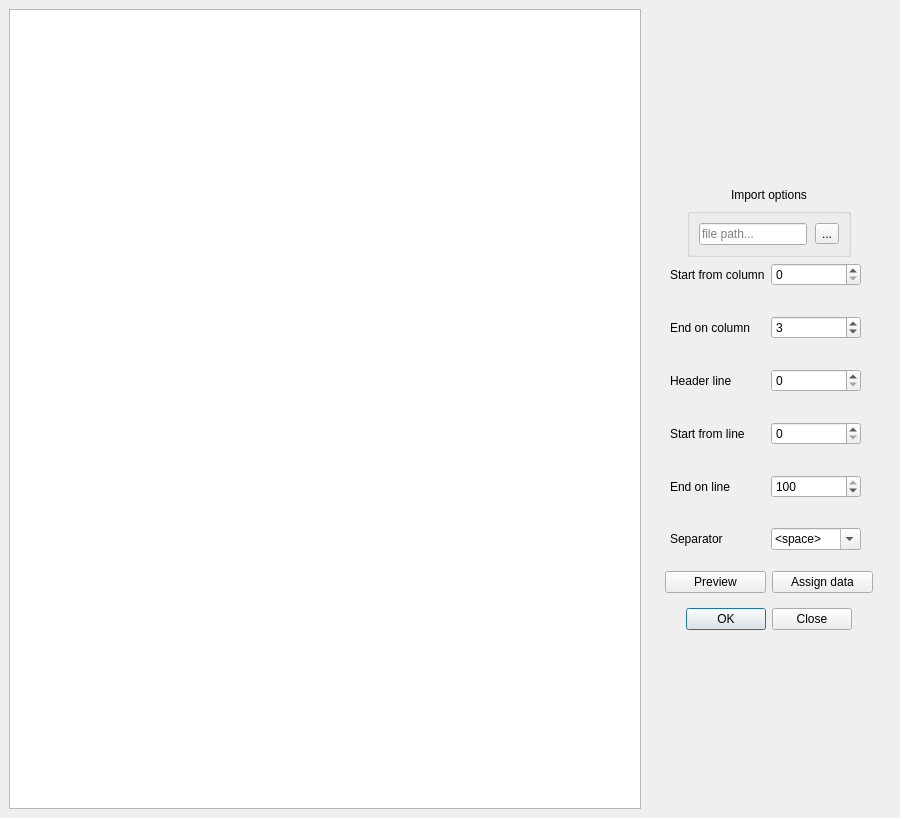
<?xml version="1.0" encoding="UTF-8"?>
<ui version="4.0">
 <class>ImportOptionsWindow</class>
 <widget class="QMainWindow" name="ImportOptionsWindow">
  <property name="geometry">
   <rect>
    <x>0</x>
    <y>0</y>
    <width>900</width>
    <height>818</height>
   </rect>
  </property>
  <property name="sizePolicy">
   <sizepolicy hsizetype="MinimumExpanding" vsizetype="MinimumExpanding">
    <horstretch>0</horstretch>
    <verstretch>0</verstretch>
   </sizepolicy>
  </property>
  <property name="minimumSize">
   <size>
    <width>900</width>
    <height>690</height>
   </size>
  </property>
  <property name="maximumSize">
   <size>
    <width>16777215</width>
    <height>16777215</height>
   </size>
  </property>
  <property name="baseSize">
   <size>
    <width>900</width>
    <height>600</height>
   </size>
  </property>
  <property name="windowTitle">
   <string>Import options</string>
  </property>
  <widget class="QWidget" name="centralwidget">
   <property name="enabled">
    <bool>true</bool>
   </property>
   <property name="sizePolicy">
    <sizepolicy hsizetype="MinimumExpanding" vsizetype="MinimumExpanding">
     <horstretch>0</horstretch>
     <verstretch>0</verstretch>
    </sizepolicy>
   </property>
   <property name="minimumSize">
    <size>
     <width>900</width>
     <height>600</height>
    </size>
   </property>
   <property name="maximumSize">
    <size>
     <width>16777215</width>
     <height>16777215</height>
    </size>
   </property>
   <property name="baseSize">
    <size>
     <width>900</width>
     <height>600</height>
    </size>
   </property>
   <property name="contextMenuPolicy">
    <enum>Qt::DefaultContextMenu</enum>
   </property>
   <layout class="QHBoxLayout" name="horizontalLayout">
    <item>
     <widget class="QTableView" name="dataView"/>
    </item>
    <item>
     <widget class="QWidget" name="OptionsWidget" native="true">
      <property name="sizePolicy">
       <sizepolicy hsizetype="Fixed" vsizetype="Fixed">
        <horstretch>0</horstretch>
        <verstretch>0</verstretch>
       </sizepolicy>
      </property>
      <property name="baseSize">
       <size>
        <width>0</width>
        <height>0</height>
       </size>
      </property>
      <layout class="QVBoxLayout" name="OptionsLayout">
       <item alignment="Qt::AlignHCenter">
        <widget class="QLabel" name="OptionsLabel">
         <property name="sizePolicy">
          <sizepolicy hsizetype="Fixed" vsizetype="Fixed">
           <horstretch>0</horstretch>
           <verstretch>0</verstretch>
          </sizepolicy>
         </property>
         <property name="text">
          <string>Import options</string>
         </property>
        </widget>
       </item>
       <item alignment="Qt::AlignHCenter">
        <widget class="QGroupBox" name="ImportGroupBox">
         <property name="sizePolicy">
          <sizepolicy hsizetype="Fixed" vsizetype="Expanding">
           <horstretch>0</horstretch>
           <verstretch>0</verstretch>
          </sizepolicy>
         </property>
         <property name="flat">
          <bool>false</bool>
         </property>
         <property name="checkable">
          <bool>false</bool>
         </property>
         <layout class="QHBoxLayout" name="horizontalLayout_3">
          <property name="spacing">
           <number>8</number>
          </property>
          <item>
           <widget class="QLineEdit" name="PathlineEdit">
            <property name="sizePolicy">
             <sizepolicy hsizetype="Maximum" vsizetype="Fixed">
              <horstretch>0</horstretch>
              <verstretch>0</verstretch>
             </sizepolicy>
            </property>
            <property name="maxLength">
             <number>32767</number>
            </property>
            <property name="placeholderText">
             <string>file path...</string>
            </property>
            <property name="clearButtonEnabled">
             <bool>false</bool>
            </property>
           </widget>
          </item>
          <item>
           <widget class="QToolButton" name="PathtoolButton">
            <property name="text">
             <string>...</string>
            </property>
           </widget>
          </item>
         </layout>
        </widget>
       </item>
       <item>
        <layout class="QFormLayout" name="formLayout">
         <property name="sizeConstraint">
          <enum>QLayout::SetDefaultConstraint</enum>
         </property>
         <property name="horizontalSpacing">
          <number>6</number>
         </property>
         <property name="verticalSpacing">
          <number>30</number>
         </property>
         <property name="leftMargin">
          <number>14</number>
         </property>
         <property name="rightMargin">
          <number>21</number>
         </property>
         <property name="bottomMargin">
          <number>6</number>
         </property>
         <item row="0" column="0">
          <widget class="QLabel" name="StartColLabel">
           <property name="text">
            <string>Start from column</string>
           </property>
          </widget>
         </item>
         <item row="0" column="1">
          <widget class="QSpinBox" name="StartColspinBox">
           <property name="singleStep">
            <number>1</number>
           </property>
           <property name="value">
            <number>0</number>
           </property>
          </widget>
         </item>
         <item row="1" column="0">
          <widget class="QLabel" name="EndColLabel">
           <property name="text">
            <string>End on column</string>
           </property>
          </widget>
         </item>
         <item row="1" column="1">
          <widget class="QSpinBox" name="EndColspinBox">
           <property name="value">
            <number>3</number>
           </property>
          </widget>
         </item>
         <item row="2" column="0">
          <widget class="QLabel" name="HeaderRowLabel">
           <property name="text">
            <string>Header line</string>
           </property>
          </widget>
         </item>
         <item row="2" column="1">
          <widget class="QSpinBox" name="HeaderspinBox">
           <property name="value">
            <number>0</number>
           </property>
          </widget>
         </item>
         <item row="3" column="0">
          <widget class="QLabel" name="StartOnLabel">
           <property name="text">
            <string>Start from line</string>
           </property>
          </widget>
         </item>
         <item row="3" column="1">
          <widget class="QSpinBox" name="StartRowspinBox">
           <property name="value">
            <number>0</number>
           </property>
          </widget>
         </item>
         <item row="4" column="0">
          <widget class="QLabel" name="EndOnLabel">
           <property name="text">
            <string>End on line</string>
           </property>
          </widget>
         </item>
         <item row="4" column="1">
          <widget class="QSpinBox" name="EndRowspinBox">
           <property name="minimum">
            <number>-1</number>
           </property>
           <property name="maximum">
            <number>100</number>
           </property>
           <property name="value">
            <number>100</number>
           </property>
          </widget>
         </item>
         <item row="5" column="0">
          <widget class="QLabel" name="SeparatoLabel">
           <property name="text">
            <string>Separator</string>
           </property>
          </widget>
         </item>
         <item row="5" column="1">
          <widget class="QComboBox" name="SeparatorcomboBox">
           <property name="editable">
            <bool>true</bool>
           </property>
           <property name="currentText">
            <string>&lt;space&gt;</string>
           </property>
           <property name="placeholderText">
            <string/>
           </property>
           <item>
            <property name="text">
             <string>&lt;space&gt;</string>
            </property>
           </item>
           <item>
            <property name="text">
             <string>&lt;comma&gt;</string>
            </property>
           </item>
           <item>
            <property name="text">
             <string>&lt;semi-col&gt;</string>
            </property>
           </item>
           <item>
            <property name="text">
             <string>&lt;tab&gt;</string>
            </property>
           </item>
          </widget>
         </item>
        </layout>
       </item>
       <item>
        <widget class="QWidget" name="DataGroup" native="true">
         <layout class="QHBoxLayout" name="DataLayout">
          <item>
           <widget class="QPushButton" name="PreviewButton">
            <property name="text">
             <string>Preview</string>
            </property>
           </widget>
          </item>
          <item>
           <widget class="QPushButton" name="assignDataButton">
            <property name="text">
             <string>Assign data</string>
            </property>
           </widget>
          </item>
         </layout>
        </widget>
       </item>
       <item>
        <widget class="QDialogButtonBox" name="ConfirmBox">
         <property name="standardButtons">
          <set>QDialogButtonBox::Close|QDialogButtonBox::Ok</set>
         </property>
         <property name="centerButtons">
          <bool>true</bool>
         </property>
        </widget>
       </item>
      </layout>
     </widget>
    </item>
   </layout>
  </widget>
  <widget class="QMenuBar" name="menubar">
   <property name="geometry">
    <rect>
     <x>0</x>
     <y>0</y>
     <width>900</width>
     <height>22</height>
    </rect>
   </property>
  </widget>
  <action name="actionImport">
   <property name="text">
    <string>Import</string>
   </property>
  </action>
 </widget>
 <resources/>
 <connections/>
</ui>
